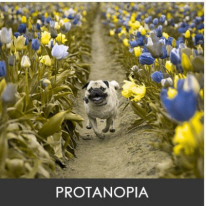
#> input picture opencv/사본 -예시.jpg, 206 x 206 px, given in place of the camera
$ python test10.py
#> lines starting #> are read from the running program, lines starting #| are printed output that depends on the picture; after the words box and inside, x2 and y2 are one past the last pixel; in counts of white or black regions, pixels touching at a corner belong together
#> further down, frame is the input picture: shape (206, 206, 3); mean B, G, R 77.2, 116.2, 123.9
import cv2
import numpy as np

def set_saturation(img, h_range, target_s):
#> called with target_s = 180
    hsv = cv2.cvtColor(img, cv2.COLOR_BGR2HSV)
#> hsv: shape (206, 206, 3); mean H, S, V 31.2, 106.5, 127.1

    lower_red1, upper_red1, lower_red2, upper_red2 = h_range

    mask1 = cv2.inRange(hsv, lower_red1, upper_red1)
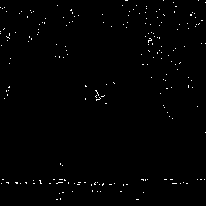
#> mask1: shape (206, 206); 0.8% white in thin lines or dots
    mask2 = cv2.inRange(hsv, lower_red2, upper_red2)
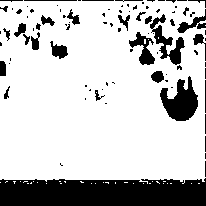
#> mask2: shape (206, 206); 78.1% white; 92 black regions (61 under 20 px), largest, box (x1, y1, x2, y2) and area: (0, 178, 206, 206) 5286, (160, 76, 198, 121) 1003, (150, 14, 185, 65) 604
    mask = cv2.bitwise_or(mask1, mask2)
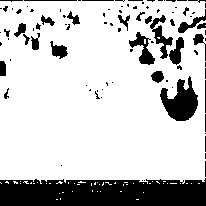
#> mask: shape (206, 206); 78.9% white; 95 black regions (66 under 20 px), largest, box (x1, y1, x2, y2) and area: (0, 178, 206, 206) 5166, (160, 76, 198, 121) 988, (150, 15, 173, 59) 350

    hsv[:, :, 1] = np.where(mask == 255, target_s, hsv[:, :, 1])
#> hsv: shape (206, 206, 3); mean H, S, V 31.2, 148.1, 127.1

    return cv2.cvtColor(hsv, cv2.COLOR_HSV2BGR)
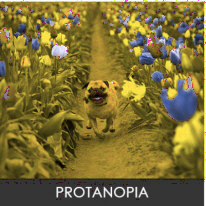
#> returned value: shape (206, 206, 3); mean B, G, R 52.5, 109.6, 123.8

# 핑크색에 가까운 빨간색 범위 설정
h_range = (
    np.array([145, 5, 0]),
    np.array([179, 255, 255]),
    np.array([0, 5, 0]),
    np.array([40, 255, 255])
)

capture = cv2.VideoCapture(0)
capture.set(cv2.CAP_PROP_FRAME_WIDTH, 640)
capture.set(cv2.CAP_PROP_FRAME_HEIGHT, 480)

while True:
    ret, frame = capture.read()
    cv2.imshow("original", frame)

    adjusted = set_saturation(frame, h_range, 180) #S값을 180으로 고정
    cv2.imshow("adjusted", adjusted)

    if cv2.waitKey(1) == ord('q'):
#> (key q is pressed here)
        break

capture.release()
cv2.destroyAllWindows()

$ run again, on opencv/예시3.jpg
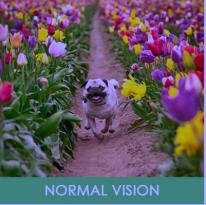
#> input picture opencv/예시3.jpg, 206 x 205 px, given in place of the camera
#> frame is the input picture: shape (205, 206, 3); mean B, G, R 97.7, 87.5, 96.8
#> in set_saturation, `mask1 = cv2.inRange(hsv, lower_red1, upper_red1)`:
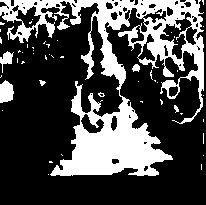
#> mask1: shape (205, 206); 29.3% white; 51 white regions (45 under 20 px), largest, box (x1, y1, x2, y2) and area: (0, 0, 204, 176) 11697, (0, 80, 14, 103) 251, (0, 51, 14, 73) 133, (132, 64, 140, 72) 46, (39, 80, 46, 86) 24, (174, 105, 179, 113) 24
#> mask2: shape (205, 206); 16.1% white; 85 white regions (49 under 20 px), largest, box (x1, y1, x2, y2) and area: (106, 8, 161, 132) 1693, (165, 107, 204, 161) 1247, (165, 51, 198, 85) 469
#> mask: shape (205, 206); 45.4% white; 23 white regions (15 under 20 px), largest, box (x1, y1, x2, y2) and area: (0, 0, 204, 176) 18818, (132, 63, 140, 72) 51, (60, 142, 66, 156) 42
#> in set_saturation, `return cv2.cvtColor(hsv, cv2.COLOR_HSV2BGR)`:
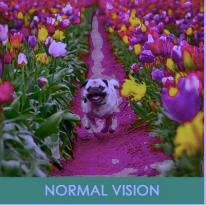
#> returned value: shape (205, 206, 3); mean B, G, R 92.5, 75.3, 96.1
